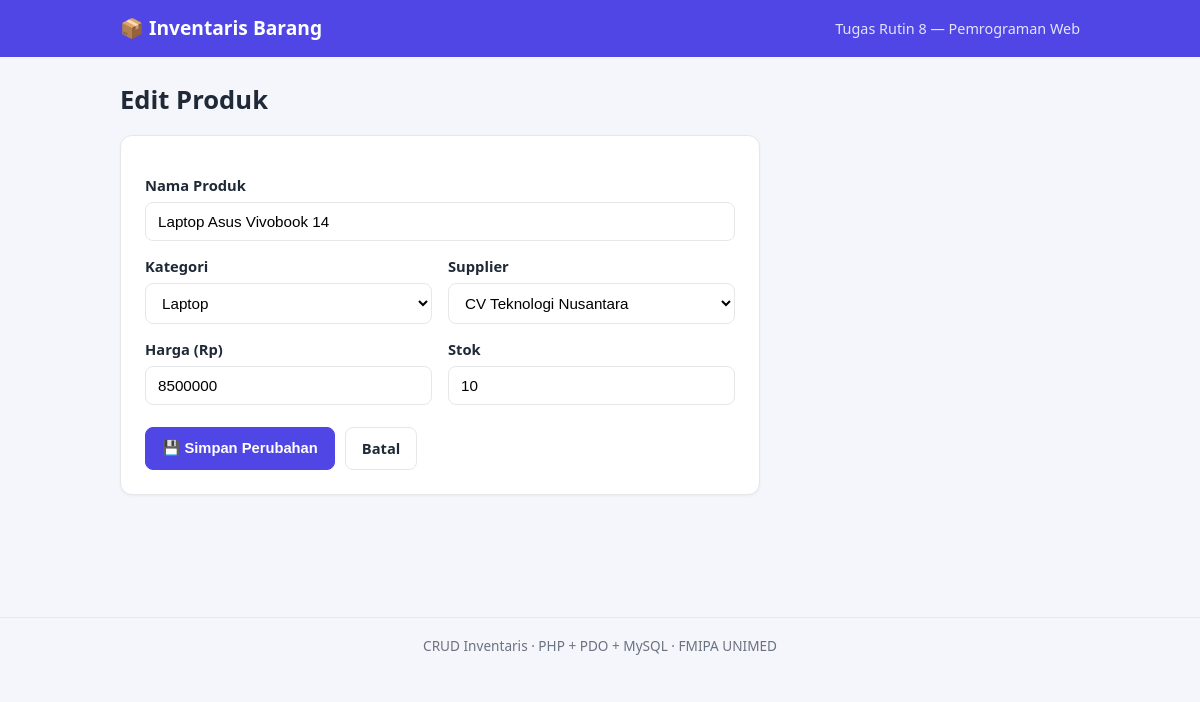
The page /edit.php?id=1 on the database its author committed.
### tables this page shows
CREATE TABLE products (
  id          INT AUTO_INCREMENT PRIMARY KEY,
  name        VARCHAR(150)  NOT NULL,
  category_id INT           NOT NULL,
  supplier_id INT           NOT NULL,
  price       DECIMAL(12,2) NOT NULL,
  stock       INT           NOT NULL DEFAULT 0,
  created_at  TIMESTAMP     NOT NULL DEFAULT CURRENT_TIMESTAMP,
  CONSTRAINT fk_products_category FOREIGN KEY (category_id)
    REFERENCES categories(id) ON UPDATE CASCADE ON DELETE RESTRICT,
  CONSTRAINT fk_products_supplier FOREIGN KEY (supplier_id)
    REFERENCES suppliers(id)  ON UPDATE CASCADE ON DELETE RESTRICT,
  INDEX idx_products_name (name)
);

CREATE TABLE categories (
  id   INT AUTO_INCREMENT PRIMARY KEY,
  name VARCHAR(100) NOT NULL UNIQUE
);

CREATE TABLE suppliers (
  id    INT AUTO_INCREMENT PRIMARY KEY,
  name  VARCHAR(100) NOT NULL,
  phone VARCHAR(20)
);

### config/helpers.php (called while the page is built, shortened)
<?php
function e($value): string
{
    return htmlspecialchars((string) $value, ENT_QUOTES, 'UTF-8');
}

### includes/product_form.php (the view, shortened to what this page needs)
<form method="POST" class="card form" novalidate>
  <label for="name">Nama Produk</label>
  <input type="text" id="name" name="name" maxlength="150" required value="<?= e($values['name']) ?>">
  <div class="row">
    <div>
      <label for="category_id">Kategori</label>
      <select id="category_id" name="category_id" required>
        <?php foreach ($categories as $c): ?>
          <option value="<?= (int) $c['id'] ?>" <?= (int) $values['category_id'] === (int) $c['id'] ? 'selected' : '' ?>>
            <?= e($c['name']) ?>
          </option>
        <?php endforeach; ?>
      </select>
    </div>
    <div>
      <label for="supplier_id">Supplier</label>
      <select id="supplier_id" name="supplier_id" required>
        <?php foreach ($suppliers as $s): ?>
          <option value="<?= (int) $s['id'] ?>" <?= (int) $values['supplier_id'] === (int) $s['id'] ? 'selected' : '' ?>>
            <?= e($s['name']) ?>
          </option>
        <?php endforeach; ?>
      </select>
    </div>
  </div>
  <div class="row">
    <div>
      <label for="price">Harga (Rp)</label>
      <input type="number" id="price" name="price" min="0" step="100" required value="<?= e($values['price']) ?>">
    </div>
    <div>
      <label for="stock">Stok</label>
      <input type="number" id="stock" name="stock" min="0" step="1" required value="<?= e($values['stock']) ?>">
    </div>
  </div>
  <div class="actions">
    <button type="submit" class="btn btn-primary"><?= e($submitLabel) ?></button>
    <a href="index.php" class="btn btn-ghost">Batal</a>
  </div>
</form>

### assets/style.css (style rules this page uses)
:root { --bg:#f4f6fb; --card:#fff; --text:#1f2937; --muted:#6b7280; --primary:#4f46e5; --primary-d:#4338ca; --danger:#dc2626; --danger-d:#b91c1c; --ok-bg:#dcfce7; --ok:#166534; --err-bg:#fee2e2; --err:#991b1b; --border:#e5e7eb; }
* { box-sizing:border-box }
body { margin:0;font-family:system-ui,-apple-system,"Segoe UI",Roboto,sans-serif;background:var(--bg);color:var(--text);line-height:1.5 }
.card { background:var(--card);border:1px solid var(--border);border-radius:12px;box-shadow:0 1px 3px rgba(0,0,0,.05) }
.btn { display:inline-block;padding:9px 16px;border:1px solid var(--border);border-radius:8px;background:#fff;color:var(--text); font-size:.92rem;font-weight:600;text-decoration:none;cursor:pointer;transition:.15s }
.btn-primary { background:var(--primary);border-color:var(--primary);color:#fff }
.btn-ghost { background:transparent }
.form { padding:24px;max-width:640px }
.form label { display:block;margin:14px 0 6px;font-weight:600;font-size:.92rem }
.form input,.form select { width:100%;padding:10px 12px;border:1px solid var(--border);border-radius:8px;font-size:.95rem;background:#fff }
.row { display:grid;grid-template-columns:1fr 1fr;gap:16px }
.actions { margin-top:22px;display:flex;gap:10px }

### rows shown on the page
products: name "Laptop Asus Vivobook 14", category_id "Laptop", supplier_id "CV Teknologi Nusantara", price "8500000", stock "10"

### other values the page prints
$submitLabel "💾 Simpan Perubahan"
